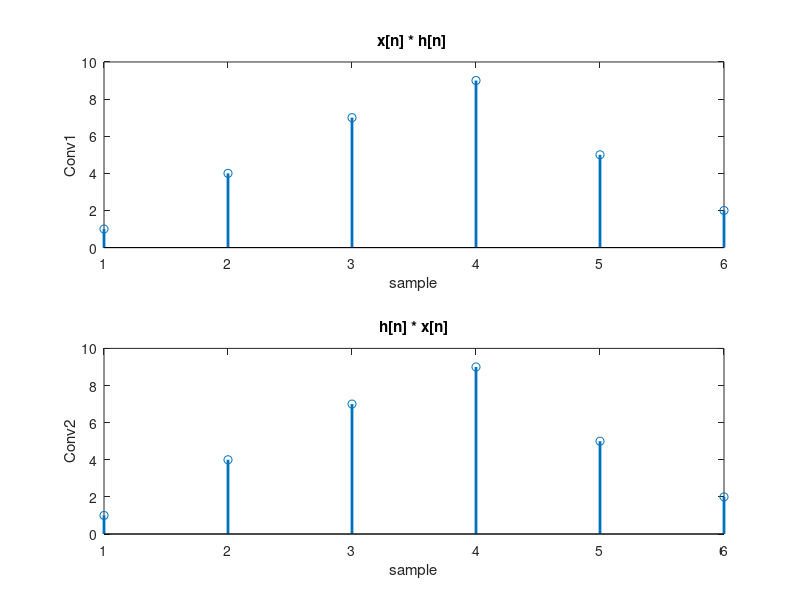

Write the MATLAB code that produced this figure.
clc;
clear all;
close all;
%given signals
x = [1 3 2 1];
h = [1 1 2] ;
%Show that x[n] * h[n] = h[n] * x[n]. 
%Taking x[n] * h[n] 
con1 = conv(x,h);
%Taking h[n] * x[n] 
con2 = conv(h,x);
%plotting
subplot(2,1,1);
stem(con1,'linewidth',2);
xlabel('sample');
ylabel('Conv1');
title('x[n] * h[n] ')
subplot(2,1,2);
stem(con2,'linewidth',2);
xlabel('sample');
ylabel('Conv2');
title('h[n] * x[n]');